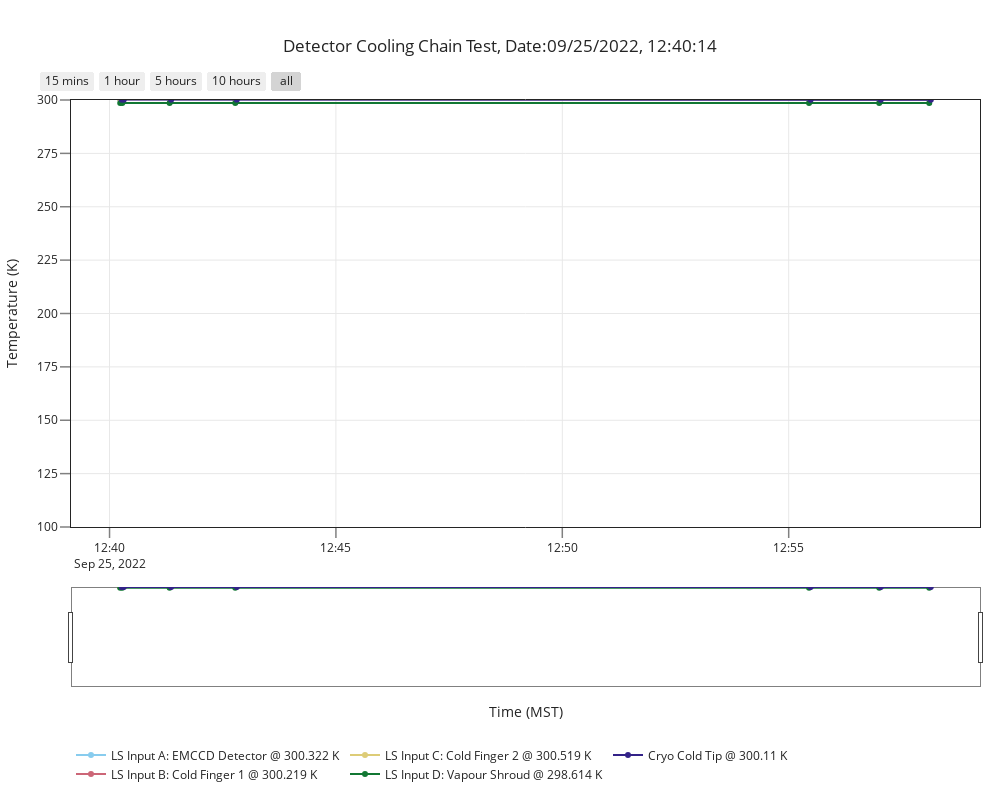

Notebook code cell kept with this figure:
### Code cell
cryo_port='COM7'
import datetime 
from datetime import timedelta

today=datetime.datetime.now()
# filename_base=today.strftime("%m_%d_%Y")+'_1'

from IPython.display import clear_output
# import datetime
import pandas as pd
import time 
Restart=0#Raise flag if the logging is being restarted and the data in the exisiting dataframe must not be re written

# cooling =True
Sensor_map={'LSA':'LS Input A: EMCCD Detector',
            'LSB':'LS Input B: Cold Finger 1',
            'LSC':'LS Input C: Cold Finger 2',
            'LSD':'LS Input D: Vapour Shroud',
            'Cryo':'Cryo Cold Tip'
            }

Color_map={'LSA':px.colors.qualitative.Safe[0], 
            'LSB':px.colors.qualitative.Safe[1],
            'LSC':px.colors.qualitative.Safe[2],
            'LSD':px.colors.qualitative.Safe[3],
            'Cryo':px.colors.qualitative.Safe[4]
            }

if Restart==0: #if the logging is not being restarted .
    #Get Lakeshore temperature data for the first time
    filename_base=today.strftime("%m_%d_%Y")
    myinstrument.device_serial.open()
    df_read_lakeshore=pd.DataFrame(get_temp_data())
    myinstrument.device_serial.close()    
    #Get cryo temperature data for the first time
    ser0=start_connection(cryo_port)
    df_cryo = cryo_temp_single_read(ser0)
    stop_connection(ser0)

start_time=datetime.datetime.now()
cryo_path=f"Cryocooler_Templog_{filename_base}.csv"
lakeshore_path=f"Lakeshore_Templog_{filename_base}.csv"
webpath =f"Exp_Templog_{filename_base}.html"
# Use this function to search for any files which match your filename
files_present = glob.glob(cryo_path)+glob.glob(lakeshore_path)
# if no matching files, write to csv, if there are matching files, print statement
if files_present:
       df_cryo=pd.read_csv(cryo_path)
       df_read_lakeshore=pd.read_csv(lakeshore_path)

log_duration = 24*60*60 #seconds
log_step=1 #seconds 
time_check_state=start_time

while datetime.datetime.now()-start_time<timedelta(seconds=log_duration):
    # print("its true")
    timer_save_data=datetime.datetime.now()
    timer_plot_data=timer_save_data
    
    while datetime.datetime.now()-timer_save_data<timedelta(seconds=60):
            
        myinstrument=lakeshore_initialize()
        dftemp=pd.DataFrame(get_temp_data())
        myinstrument.device_serial.close() 
        
        
        ser0=start_connection(cryo_port)
        dftemp_cryo=cryo_temp_single_read(ser0)
        stop_connection(ser0)

        df_read_lakeshore=df_read_lakeshore.append(dftemp,ignore_index = True)
        df_cryo=df_cryo.append(dftemp_cryo,ignore_index = True)
        #display(df[-5:])
        df_cryo.to_csv(cryo_path)
        df_read_lakeshore.to_csv(lakeshore_path)
        sleep(60)
        #clear_output(wait=True)    
       
    if datetime.datetime.now()-timer_plot_data>timedelta(seconds=60):
        clear_output(wait=True)
        df_read_cryo=pd.read_csv(cryo_path)
        df_read_lakeshore=pd.read_csv(lakeshore_path)
        # df=df.append(df_read_lakeshore,ignore_index=True)

    fig = plotly.subplots.make_subplots(rows=1, cols=1, vertical_spacing=0.1)
    fig['layout']['margin'] = {'l': 40, 'r': 20, 'b': 40, 't': 100}
    # fig['layout']['legend'] = {'x': 0, 'y': -0.25, 'xanchor': 'left','orientation':"h"}

    fig.append_trace({
        'x': df_read_lakeshore.time,
        'y': df_read_lakeshore.tempA_log,
        'name': f"{Sensor_map['LSA']} @ {np.round(df_read_lakeshore.tempA_log.values[-1],3)} K",
        'type': 'scatter',
        'legendgroup' : 1, 
        'line':dict(color=Color_map['LSA']),
        'hovertemplate':
            f"<b>{Sensor_map['LSA']}</b><br><br>" +
            "Temperature: %{y} K<br>" +
            "Time: %{x}<br>" +
            "<extra></extra>",
    }, 1, 1)

    fig.append_trace({
        'x': df_read_lakeshore.time,
        'y': df_read_lakeshore.tempB_log,
        'name': f"{Sensor_map['LSB']} @ {np.round(df_read_lakeshore.tempB_log.values[-1],3)} K",
        'type': 'scatter',
        'line':dict(color=Color_map['LSB']),  
        'legendgroup' : 1,
        'hovertemplate':
            f"<b>{Sensor_map['LSB']}</b><br><br>" +
            "Temperature: %{y} K<br>" +
            "Time: %{x}<br>" +
            "<extra></extra>",    

    }, 1, 1)

    fig.append_trace({
        'x': df_read_lakeshore.time,
        'y': df_read_lakeshore.tempC_log,
        'name': f"{Sensor_map['LSC']} @ {np.round(df_read_lakeshore.tempC_log.values[-1],3)} K",
        'type': 'scatter',
        'legendgroup' : 2,
        'line':dict(color=Color_map['LSC']),
        'hovertemplate':
            f"<b>{Sensor_map['LSC']}</b><br><br>" +
            "Temperature: %{y} K<br>" +
            "Time: %{x}<br>" +
            "<extra></extra>",  
    }, 1, 1)

    fig.append_trace({
        'x': df_read_lakeshore.time,
        'y': df_read_lakeshore.tempD_log,
        'name': f"{Sensor_map['LSD']} @ {np.round(df_read_lakeshore.tempD_log.values[-1],3)} K",
        'type': 'scatter',
        'legendgroup' : 2,
        'line':dict(color=Color_map['LSD']),
        'hovertemplate':
            f"<b>{Sensor_map['LSD']}</b><br><br>" +
            "Temperature: %{y} K<br>" +
            "Time: %{x}<br>" +
            "<extra></extra>",
    }, 1, 1)

    fig.append_trace({
        'x': df_read_cryo.time,
        'y': df_read_cryo.cryo_temp,
        'name': f"{Sensor_map['Cryo']} @ {np.round(df_read_cryo.cryo_temp.values[-1],3)} K",
        'type': 'scatter',
        'legendgroup' : 3,
        'line':dict(color=Color_map['Cryo']),
        'hovertemplate':
            f"<b>{Sensor_map['Cryo']}</b><br><br>" +
            "Temperature: %{y} K<br>" +
            "Time: %{x}<br>" +
            "<extra></extra>",
    }, 1, 1)
    fig.update_layout(width=1000,height=800)
    xmin=100
    xmax=300
    fig.update_yaxes(range=[xmin,xmax],row=1,col=1)

    t0=datetime.datetime.strptime(df_read_lakeshore.time[0],"%Y-%m-%d %H:%M:%S.%f")
    tstring=t0.strftime("%m/%d/%Y, %H:%M:%S")
    fig.update_layout(
        title={
            'text':f"Detector Cooling Chain Test, Date:{tstring} ",
            'y':0.95,
            'x':0.5,
            'xanchor': 'center',
            'yanchor': 'top'},
        
        yaxis_title = 'Temperature (K)',
        xaxis_title='Time (MST)'

        )

    fig.layout.template='simple_white'
    fig.update_xaxes(showgrid=True,mirror=True)
    fig.update_yaxes(showgrid=True,mirror=True)
    fig.update_layout(legend=dict(  
                                    #title=r"Sensor lables (Click to toggle visiblity)<br>",
                                    groupclick="toggleitem",
                                    orientation="h",
                                    yanchor="top",
                                    y=-0.5,
                                    xanchor="left",
                                    x=0.0
                                )
                    )
    fig.update_xaxes(ticks="outside", tickwidth=1.5, tickcolor='grey', ticklen=10)
    fig.update_yaxes(ticks="outside", tickwidth=1.5, tickcolor='grey', ticklen=10)
    fig.update_layout(
        xaxis=dict(
            rangeselector=dict(
                buttons=list([
                    dict(count=15,
                        label="15 mins",
                        step="minute",
                        stepmode="backward"),
                    dict(count=1,
                        label="1 hour",
                        step="hour",
                        stepmode="backward"),
                    dict(count=5,
                        label="5 hours",
                        step="hour",
                        stepmode="backward"),
                    dict(count=10,
                        label="10 hours",
                        step="hour",
                        stepmode="backward"),
                    dict(step="all")
                ])
            ),
            rangeslider=dict(
                visible=True
            ),
            type="date"
        )
    )
    fig.update_xaxes(rangeslider_bordercolor='grey',rangeslider_borderwidth=1)
    fig.update_xaxes(showspikes=True,spikethickness=1)
    fig.update_yaxes(showspikes=True,spikethickness=1)
    fig.update_layout(
        yaxis = dict(
            tickmode = 'linear',
            dtick = 25
        ))
    fig.show()
    tsave=t0.strftime("%m%d%Y")
    fig.write_html(f"Detector_cooling_test_{tsave}.html")
    fig.write_image(f"Detector_cooling_test_{tsave}.png")

### Figure 1 — Plotly figure (JSON) as saved in the notebook; plotly's stock layout.template omitted (floating-point values rounded to 4 significant figures)
{"data": [{"hovertemplate": "<b>LS Input A: EMCCD Detector</b><br><br>Temperature: %{y} K<br>Time: %{x}<br><extra></extra>", "legendgroup": "1", "line": {"color": "rgb(136, 204, 238)"}, "name": "LS Input A: EMCCD Detector @ 300.322 K", "type": "scatter", "x": ["2022-09-25 12:40:14.132097", "2022-09-25 12:40:16.898133", "2022-09-25 12:41:19.640795", "2022-09-25 12:42:46.617566", "2022-09-25 12:55:27.013468", "2022-09-25 12:56:59.987150", "2022-09-25 12:58:06.298040"], "xaxis": "x", "y": [300.4, 300.4, 300.4, 300.4, 300.3, 300.3, 300.3], "yaxis": "y"}, {"hovertemplate": "<b>LS Input B: Cold Finger 1</b><br><br>Temperature: %{y} K<br>Time: %{x}<br><extra></extra>", "legendgroup": "1", "line": {"color": "rgb(204, 102, 119)"}, "name": "LS Input B: Cold Finger 1 @ 300.219 K", "type": "scatter", "x": ["2022-09-25 12:40:14.132097", "2022-09-25 12:40:16.898133", "2022-09-25 12:41:19.640795", "2022-09-25 12:42:46.617566", "2022-09-25 12:55:27.013468", "2022-09-25 12:56:59.987150", "2022-09-25 12:58:06.298040"], "xaxis": "x", "y": [300.3, 300.3, 300.3, 300.3, 300.2, 300.2, 300.2], "yaxis": "y"}, {"hovertemplate": "<b>LS Input C: Cold Finger 2</b><br><br>Temperature: %{y} K<br>Time: %{x}<br><extra></extra>", "legendgroup": "2", "line": {"color": "rgb(221, 204, 119)"}, "name": "LS Input C: Cold Finger 2 @ 300.519 K", "type": "scatter", "x": ["2022-09-25 12:40:14.132097", "2022-09-25 12:40:16.898133", "2022-09-25 12:41:19.640795", "2022-09-25 12:42:46.617566", "2022-09-25 12:55:27.013468", "2022-09-25 12:56:59.987150", "2022-09-25 12:58:06.298040"], "xaxis": "x", "y": [300.6, 300.6, 300.6, 300.6, 300.5, 300.5, 300.5], "yaxis": "y"}, {"hovertemplate": "<b>LS Input D: Vapour Shroud</b><br><br>Temperature: %{y} K<br>Time: %{x}<br><extra></extra>", "legendgroup": "2", "line": {"color": "rgb(17, 119, 51)"}, "name": "LS Input D: Vapour Shroud @ 298.614 K", "type": "scatter", "x": ["2022-09-25 12:40:14.132097", "2022-09-25 12:40:16.898133", "2022-09-25 12:41:19.640795", "2022-09-25 12:42:46.617566", "2022-09-25 12:55:27.013468", "2022-09-25 12:56:59.987150", "2022-09-25 12:58:06.298040"], "xaxis": "x", "y": [298.6, 298.6, 298.6, 298.6, 298.6, 298.6, 298.6], "yaxis": "y"}, {"hovertemplate": "<b>Cryo Cold Tip</b><br><br>Temperature: %{y} K<br>Time: %{x}<br><extra></extra>", "legendgroup": "3", "line": {"color": "rgb(51, 34, 136)"}, "name": "Cryo Cold Tip @ 300.11 K", "type": "scatter", "x": ["2022-09-25 12:40:16.195607", "2022-09-25 12:40:18.923659", "2022-09-25 12:41:21.671073", "2022-09-25 12:42:48.658341", "2022-09-25 12:55:29.052375", "2022-09-25 12:57:02.026514", "2022-09-25 12:58:08.322329"], "xaxis": "x", "y": [300.2, 300.2, 300.2, 300.2, 300.1, 300.1, 300.1], "yaxis": "y"}], "layout": {"height": 800, "legend": {"groupclick": "toggleitem", "orientation": "h", "x": 0, "xanchor": "left", "y": -0.5, "yanchor": "top"}, "margin": {"b": 40, "l": 40, "r": 20, "t": 100}, "title": {"text": "Detector Cooling Chain Test, Date:09/25/2022, 12:40:14 ", "x": 0.5, "xanchor": "center", "y": 0.95, "yanchor": "top"}, "width": 1000, "xaxis": {"anchor": "y", "domain": [0, 1], "mirror": true, "rangeselector": {"buttons": [{"count": 15, "label": "15 mins", "step": "minute", "stepmode": "backward"}, {"count": 1, "label": "1 hour", "step": "hour", "stepmode": "backward"}, {"count": 5, "label": "5 hours", "step": "hour", "stepmode": "backward"}, {"count": 10, "label": "10 hours", "step": "hour", "stepmode": "backward"}, {"step": "all"}]}, "rangeslider": {"bordercolor": "grey", "borderwidth": 1, "visible": true}, "showgrid": true, "showspikes": true, "spikethickness": 1, "tickcolor": "grey", "ticklen": 10, "ticks": "outside", "tickwidth": 1.5, "title": {"text": "Time (MST)"}, "type": "date"}, "yaxis": {"anchor": "x", "domain": [0, 1], "dtick": 25, "mirror": true, "range": [100, 300], "showgrid": true, "showspikes": true, "spikethickness": 1, "tickcolor": "grey", "ticklen": 10, "tickmode": "linear", "ticks": "outside", "tickwidth": 1.5, "title": {"text": "Temperature (K)"}}}}
